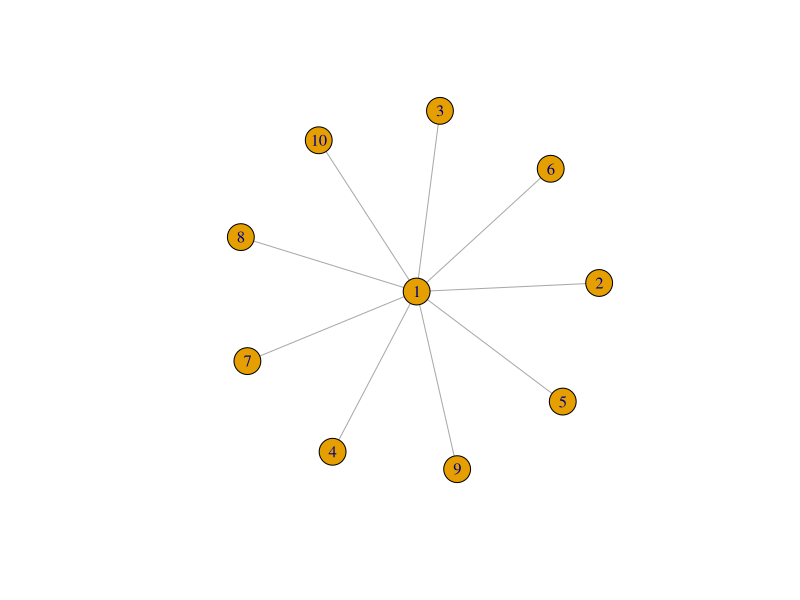
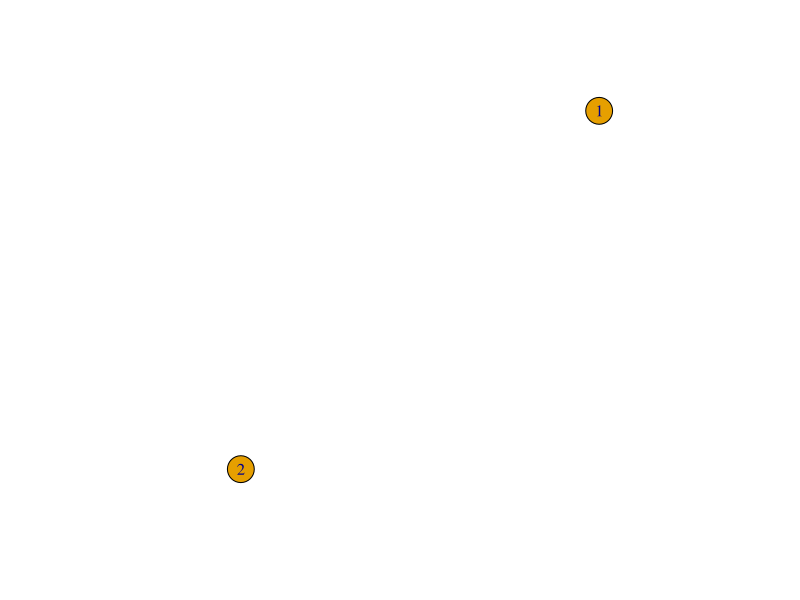

Recreate these plots in R, in order.
library("igraph")

g <- make_star(10, mode="undirected")

plot(g)

reduced_g <- delete_vertices(g, lapply(1:8, toString))

reduced_g <- delete_vertices(g, 1:8)


plot(reduced_g)